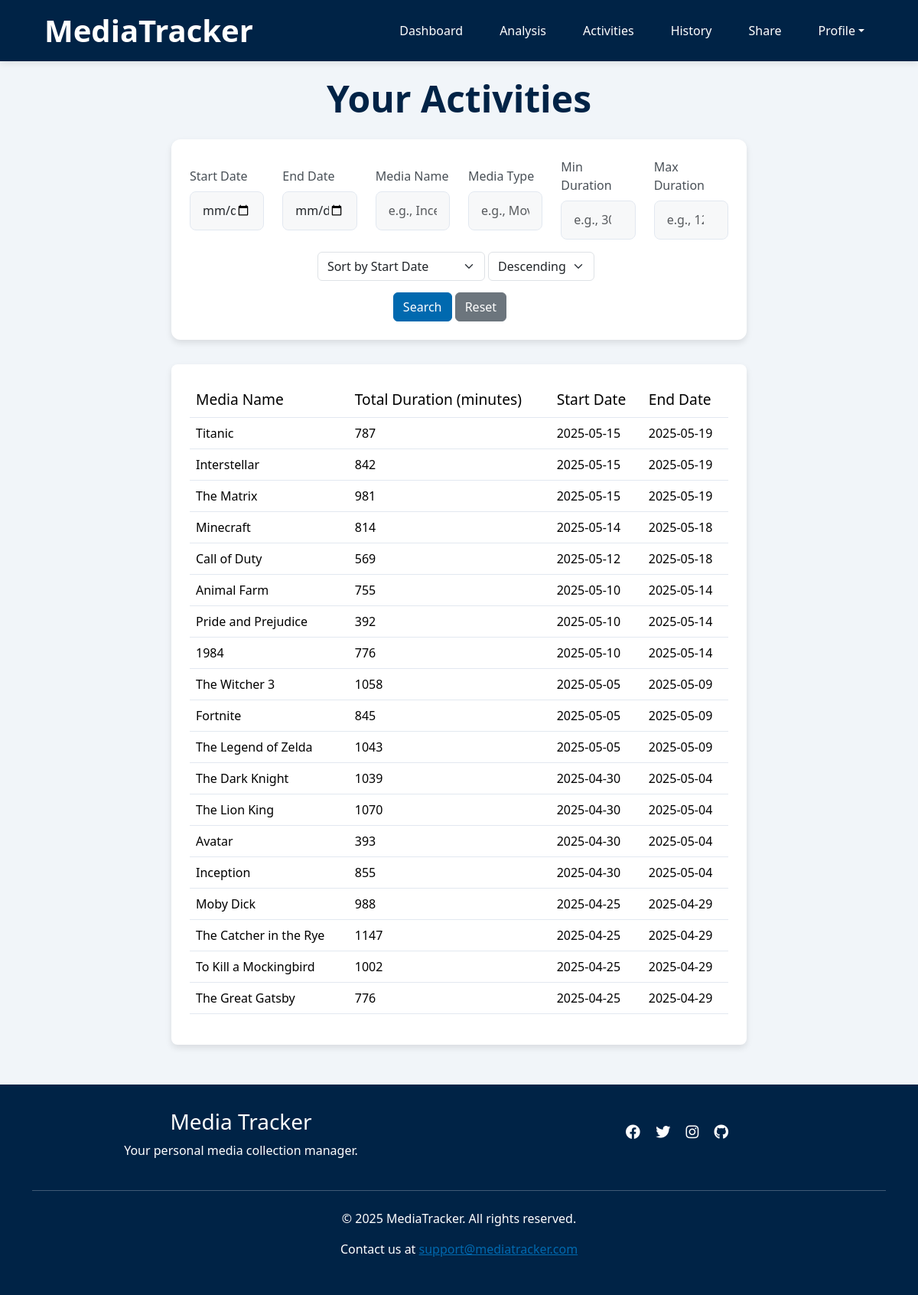
Screenshot of /activities (signed in) with the database file from the repository.
### app/models.py (models this page shows)
class Activities(db.Model):
    __tablename__ = 'Activities'
    id = db.Column(db.Integer, primary_key=True)
    username = db.Column(db.String(80), db.ForeignKey('Users.username'), nullable=False)
    media_type = db.Column(db.String(50), nullable=False)
    media_subtype = db.Column(db.String(50), nullable=True)
    media_name = db.Column(db.String(120), nullable=False)
    status = db.Column(db.String(20), nullable=False, default='ongoing')
    start_date = db.Column(db.Date, nullable=True)
    end_date = db.Column(db.Date, nullable=True)
    rating = db.Column(db.Float, nullable=True)
    comment = db.Column(db.Text, nullable=True)
    media_entries = db.relationship('Entries', backref='activity')

### app/routes.py (the view)
@blueprint.route('/activities', methods=['GET'])
@login_required
def activities():
    result = get_activities(current_user.username, request)
    if result:
        return result

### app/forms.py
class EndActivityForm(FlaskForm):
    activity_id = HiddenField('Activity ID', validators=[DataRequired()])
    rating = IntegerField('Rating (1-10)', validators=[Optional(), NumberRange(min=1, max=10)])
    comment = TextAreaField('Comment', validators=[Optional()])
    submit = SubmitField('Submit')

class ReopenActivityForm(FlaskForm):
    activity_id = HiddenField('Activity ID', validators=[DataRequired()])
    submit = SubmitField('Reopen Activity')

### app/helpers/activities_functions.py (called while the page is built, shortened)
def apply_activity_filters(query, filters):
    if filters.get('start_date'):
        query = query.filter(Entries.date >= filters['start_date'])
    if filters.get('end_date'):
        query = query.filter(Entries.date <= filters['end_date'])
    if filters.get('media_name'):
        query = query.filter(Activities.media_name.ilike(f"%{filters['media_name']}%"))
    if filters.get('min_duration'):
        min_d = int(filters['min_duration'])
        query = query.having(func.sum(cast(Entries.duration, Integer)) >= min_d)
    if filters.get('max_duration'):
        max_d = int(filters['max_duration'])
        query = query.having(func.sum(cast(Entries.duration, Integer)) <= max_d)
    return query

### app/models.py (called while the page is built)
@login.user_loader
def load_user(username):
    return db.session.get(Users, username)

### app/templates/activities.html (shortened to what this page needs)
{% extends "base.html" %}
{% block content %}
<div class="page-container">
    {% if current_user.username == username %}
        <h2 class="text-center page-title">Your Activities</h2>
    {% else %}
        <h2 class="text-center page-title">{{ username }}'s Activities</h2>
    {% endif %}
    <section class="section wow fadeInUp" data-wow-duration="0.2s" data-wow-delay="0.05s">
    <form action="{{ url_for('main.activities') }}" method="GET">
        <div class="row align-items-center">
            <div class="col-md-2">
                <label for="start_date" class="form-label">Start Date</label>
                <input type="date" id="start_date" name="start_date" class="form-control" value="{{ request.args.get('start_date', '') }}">
            </div>
            <div class="col-md-2">
                <label for="end_date" class="form-label">End Date</label>
                <input type="date" id="end_date" name="end_date" class="form-control" value="{{ request.args.get('end_date', '') }}">
            </div>
            <div class="col-md-2">
                <label for="media_name" class="form-label">Media Name</label>
                <input type="text" id="media_name" name="media_name" class="form-control" placeholder="e.g., Inception" value="{{ request.args.get('media_name', '') }}">
            </div>
            <div class="col-md-2">
                <label for="media_type" class="form-label">Media Type</label>
                <input type="text" id="media_type" name="media_type" class="form-control" placeholder="e.g., Movie" value="{{ request.args.get('media_type', '') }}">
            </div>
            <div class="col-md-2">
                <label for="min_duration" class="form-label">Min Duration</label>
                <input type="number" id="min_duration" name="min_duration" class="form-control" placeholder="e.g., 30" value="{{ request.args.get('min_duration', '') }}">
            </div>
            <div class="col-md-2">
                <label for="max_duration" class="form-label">Max Duration</label>
                <input type="number" id="max_duration" name="max_duration" class="form-control" placeholder="e.g., 120" value="{{ request.args.get('max_duration', '') }}">
            </div>
            <div class="row mt-3">
                <div class="sort text-center">
                    <select name="sort_field" class="form-select d-inline-block w-auto ms-3" style="display:inline-block; width:auto;">
                        <option value="start_date" {% if request.args.get('sort_field', 'start_date') == 'start_date' %}selected{% endif %}>Sort by Start Date</option>
                    </select>
                    <select name="sort_order" class="form-select d-inline-block w-auto" style="display:inline-block; width:auto;">
                        <option value="desc" {% if request.args.get('sort_order', 'desc') == 'desc' %}selected{% endif %}>Descending</option>
                    </select>
                </div>
                <div class="col-md-12 text-center">
                    <button type="submit" class="btn btn-primary">Search</button>
                    <a href="{{ url_for('main.activities') }}" class="btn btn-secondary">Reset</a>
                </div>
            </div>
        </div>
    </form>
    </section>
    <section class="table-section">
    <table class="table hover">
        <thead>
            <tr>
                <th class="wow fadeInUp" data-wow-duration="0.2s" data-wow-delay="0.1s">Media Name</th>
                <th class="wow fadeInUp" data-wow-duration="0.2s" data-wow-delay="0.15s">Total Duration (minutes)</th>
                <th class="wow fadeInUp" data-wow-duration="0.2s" data-wow-delay="0.2s">Start Date</th>
                <th class="wow fadeInUp" data-wow-duration="0.2s" data-wow-delay="0.25s">End Date</th>
            </tr>
        </thead>
        <tbody>
            {% for activity in completed_activities %}
            <tr class="activity-row">
                <td class="wow fadeInUp" data-wow-duration="0.2s" data-wow-delay="0.1s">{{ activity.media_name }}</td>
                <td class="wow fadeInUp" data-wow-duration="0.2s" data-wow-delay="0.15s">{{ activity.total_duration }}</td>
                <td class="wow fadeInUp" data-wow-duration="0.2s" data-wow-delay="0.2s">{{ activity.start_date }}</td>
                <td class="wow fadeInUp" data-wow-duration="0.2s" data-wow-delay="0.25s">{{ activity.end_date }}</td>
            </tr>
            {% endfor %}
        </tbody>
    </table>
    </section>
</div>
{% endblock %}

### app/static/styles.css (style rules this page uses)
:root { --primary-color: #0069af; --secondary-color: #002346; --background-color:#f1f5f9; --light-border: #e2e8f0; }
body { font-family: 'Segoe UI', Tahoma, Geneva, Verdana, sans-serif; background-color: var(--background-color); }
html, body { height: 100%; margin: 0; padding: 0; }
body { display: flex; flex-direction: column; }
table { width: 100%; border-collapse: collapse; }
th { background-color: #ffffff; padding: 0.75rem 1rem; text-align: left; font-weight: 500; color: #495057; border-bottom: 1px solid var(--light-border); font-size: 1.2rem; }
td { padding: 0.75rem; border-bottom: 1px solid var(--light-border); vertical-align: middle; }
thead { padding: 0.75rem 1rem; }
.btn-primary { background-color: var(--primary-color); border-color: var(--primary-color); }
.section { background: white; border-radius: 0.75rem; box-shadow: 0 4px 8px rgba(0,0,0,0.1); padding: 1.5rem; margin-bottom: 2rem; }
.page-title { font-size: 3rem; font-weight: bold; margin-bottom: 1.5rem; color: var(--secondary-color); }
.page-container { margin: 0 auto; width: 66%; padding: 20px; }
.table-section { background-color: white; border-radius: 8px; box-shadow: 0 4px 8px rgba(0, 0, 0, 0.1); padding: 1.5rem; margin-bottom: 2rem; overflow-x: auto; }
.form-control { padding: 0.8rem 1rem; border-radius: 8px; border: 1px solid var(--light-border); transition: all 0.3s ease; font-size: 1rem; background-color: #f2f4f59c; }
.form-label { font-weight: 500; margin-bottom: 0.5rem; color: #495057; }
.wow { visibility: hidden; }
.wow.animated { visibility: visible; }
.sort { padding-bottom: 15px; }

### rows the page displays
Activities: media_name "Titanic", total_duration "787", start_date "2025-05-15", end_date "2025-05-19"
Activities: media_name "Interstellar", total_duration "842", start_date "2025-05-15", end_date "2025-05-19"
Activities: media_name "The Matrix", total_duration "981", start_date "2025-05-15", end_date "2025-05-19"
Activities: media_name "Minecraft", total_duration "814", start_date "2025-05-14", end_date "2025-05-18"
Activities: media_name "Call of Duty", total_duration "569", start_date "2025-05-12", end_date "2025-05-18"
Activities: media_name "Animal Farm", total_duration "755", start_date "2025-05-10", end_date "2025-05-14"
Activities: media_name "Pride and Prejudice", total_duration "392", start_date "2025-05-10", end_date "2025-05-14"
Activities: media_name "1984", total_duration "776", start_date "2025-05-10", end_date "2025-05-14"
Activities: media_name "The Witcher 3", total_duration "1058", start_date "2025-05-05", end_date "2025-05-09"
Activities: media_name "Fortnite", total_duration "845", start_date "2025-05-05", end_date "2025-05-09"
Activities: media_name "The Legend of Zelda", total_duration "1043", start_date "2025-05-05", end_date "2025-05-09"
Activities: media_name "The Dark Knight", total_duration "1039", start_date "2025-04-30", end_date "2025-05-04"
Activities: media_name "The Lion King", total_duration "1070", start_date "2025-04-30", end_date "2025-05-04"
Activities: media_name "Avatar", total_duration "393", start_date "2025-04-30", end_date "2025-05-04"
Activities: media_name "Inception", total_duration "855", start_date "2025-04-30", end_date "2025-05-04"
Activities: media_name "Moby Dick", total_duration "988", start_date "2025-04-25", end_date "2025-04-29"
Activities: media_name "The Catcher in the Rye", total_duration "1147", start_date "2025-04-25", end_date "2025-04-29"
Activities: media_name "To Kill a Mockingbird", total_duration "1002", start_date "2025-04-25", end_date "2025-04-29"
Activities: media_name "The Great Gatsby", total_duration "776", start_date "2025-04-25", end_date "2025-04-29"
